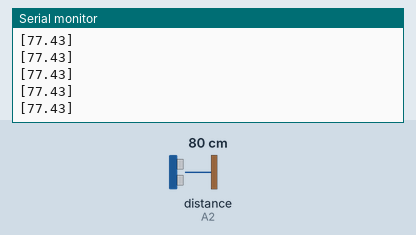
This sketch was run on a simulated Arduino Uno, built with avr-gcc and run on an emulated ATmega328P. On the bench: the last lines printed to the serial monitor. Wiring (inferred from the names in the program): ultrasonic range finder: trigger A3; echo A2. Inputs (shaded band) come from the test bench; at power-on: distance to the obstacle (sensor on A2) 80 cm. The echo pulse lasts 58.3 µs per cm.

Above: at 1.2 s.
1.3 s: distance to the obstacle (sensor on A2) set to 2 cm
At 1.41 s:
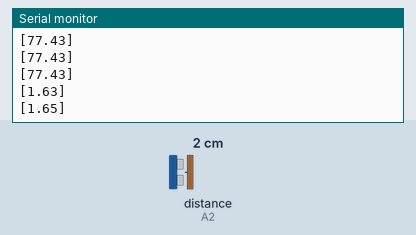
2.8 s: distance to the obstacle (sensor on A2) set to 4 cm
At 2.81 s:
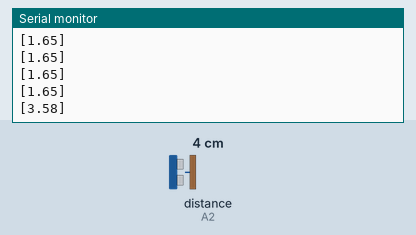
Timing chart, 0 to 5.8 s (numbered marks = the images above; inputs shaded):
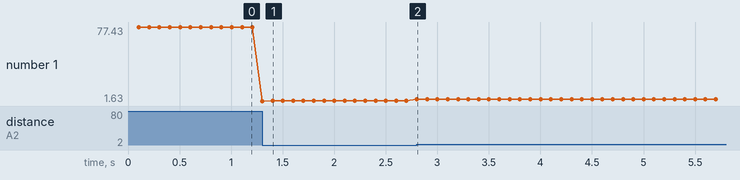

The sketch:

sensor_pod_firmware.ino
```cpp
/* Sensor Pod Firmware
 * @author: Andrew Zhang (andrewzhang100@gmail.com)
 *
 * HC-SR04 Ping distance sensor
 *
 * Usage:
 * 1) Vcc to arduino 5v
 * 2) Gnd to arduino GND
 * 3) Echo to Arduino pin 13
 * 4) Trig to Arduino pin 12
 *
 * Reference Code: http://www.instructables.com/id/Simple-Arduino-and-HC-SR04-Example/
 * Datasheet: https://cdn.sparkfun.com/datasheets/Sensors/Proximity/HCSR04.pdf
 *
 * IMU not selected yet
 */

#define BAUD_RATE 9600

#define RANGEFINDER_VCC_PIN 3
#define RANGEFINDER_TRIG_PIN A3
#define RANGEFINDER_ECHO_PIN A2
#define RANGEFINDER_GND_PIN 6

#define RANGEFINDER_SPEED_OF_SOUND 30 // cm per us
#define RANGEFINDER_PERIOD 100 // in ms, datasheet recommends 60ms
#define RANGEFINDER_MAX_DISTANCE 400 // in cm, datasheet says 400cm
#define RANGEFINDER_PULSE_WIDTH 10 // in us, datasheet recommends 10us
#define RANGEFINDER_INITIAL_DELAY 2 // in us

//=============declare all functions=======

void imuSetup();
void sendIMUData();
void getIMU(int* accl_x, int* accl_y, int* accl_z,
            int* gyro_x, int* gyro_y, int* gyro_z,
            int* hall_x, int* hall_y, int* hall_z);

void rangeFinderSetup();
void sendRangeFinderData();
float getRangeFinder();

//=============main functions=============

void setup() {
  Serial.begin(BAUD_RATE);
  rangeFinderSetup();
  imuSetup();
}

void loop() {
  // sendImuData();
  sendRangeFinderData();
}

//=====================IMU========================

void imuSetup(){}

void sendImuData(){
  int accl_x, accl_y, accl_z;
  int gyro_x, gyro_y, gyro_z;
  int hall_x, hall_y, hall_z;
  getImu(&accl_x, &accl_y, &accl_z,
          &gyro_x, &gyro_y, &gyro_z,
          &hall_x, &hall_y, &hall_z);
  Serial.print("{accl_x:"); Serial.print(accl_x);
  Serial.print(", accl_y:"); Serial.print(accl_y);
  Serial.print(", accl_z:"); Serial.print(accl_z);
  Serial.print(", gyro_x:"); Serial.print(gyro_x);
  Serial.print(", gyro_y:"); Serial.print(gyro_y);
  Serial.print(", gyro_z:"); Serial.print(gyro_z);
  Serial.print(", hall_x:"); Serial.print(hall_x);
  Serial.print(", hall_y:"); Serial.print(hall_y);
  Serial.print(", hall_z:"); Serial.print(hall_z);
  Serial.println("}");
}

void getImu(int* accl_x, int* accl_y, int* accl_z,
             int* gyro_x, int* gyro_y, int* gyro_z,
             int* hall_x, int* hall_y, int* hall_z){
  *accl_x = 4;
  *accl_y = 12;
  *accl_z = 54;
  *gyro_x = 5;
  *gyro_x = 76;
  *gyro_x = 12;
  *hall_x = 43;
  *hall_x = 67;
  *hall_x = 2;
}

//==================RANGEFINDER==============

void rangeFinderSetup() {
  Serial.begin(BAUD_RATE);
  pinMode(RANGEFINDER_TRIG_PIN, OUTPUT);
  pinMode(RANGEFINDER_ECHO_PIN, INPUT);

  pinMode(RANGEFINDER_VCC_PIN, OUTPUT);
  pinMode(RANGEFINDER_GND_PIN, OUTPUT);
  digitalWrite(RANGEFINDER_GND_PIN, LOW);
  digitalWrite(RANGEFINDER_VCC_PIN, HIGH);
}

void sendRangeFinderData(){
  float distance = getRangeFinder();
  if (distance >= RANGEFINDER_MAX_DISTANCE || distance <= 0){
    Serial.println("Out of range");
  } else {
    Serial.print("[");
    Serial.print(distance);
    Serial.println("]"); // in cm
  }
}

float getRangeFinder(){
  static long prevTrigger;
  while (millis() < prevTrigger + RANGEFINDER_PERIOD){}
  prevTrigger = millis();

  digitalWrite(RANGEFINDER_TRIG_PIN, LOW); delayMicroseconds(2);
  digitalWrite(RANGEFINDER_TRIG_PIN, HIGH); delayMicroseconds(10); digitalWrite(RANGEFINDER_TRIG_PIN, LOW);
  double ttl = pulseIn(RANGEFINDER_ECHO_PIN, HIGH);
  double res = (ttl/2) / RANGEFINDER_SPEED_OF_SOUND;
  return res;
}
```

Measured:
- after the input at 1.3 s, the serial monitor: prints a new line at once (image 1)
- after the input at 2.8 s, the serial monitor: prints a new line at once (image 2)
- plotted number 1: 77.43 → 1.65 after the input at 1.3 s, 1.65 → 3.58 after the input at 2.8 s
